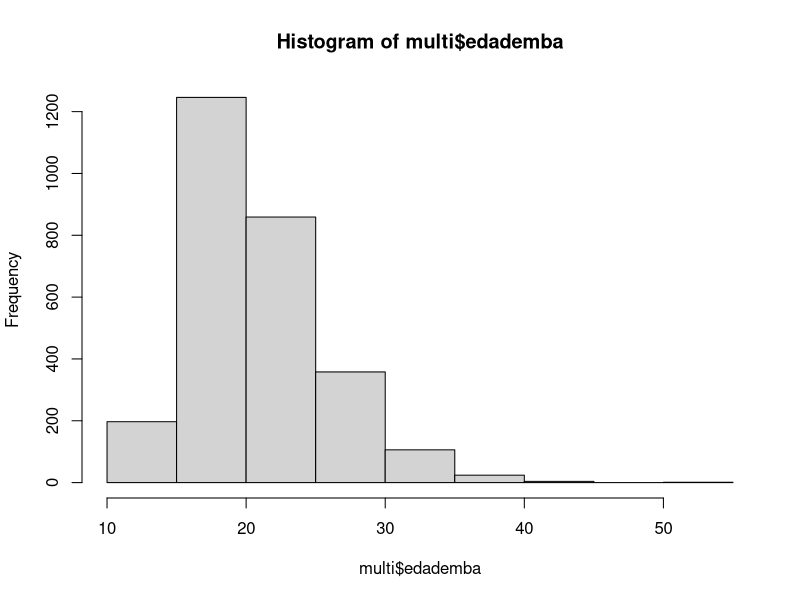
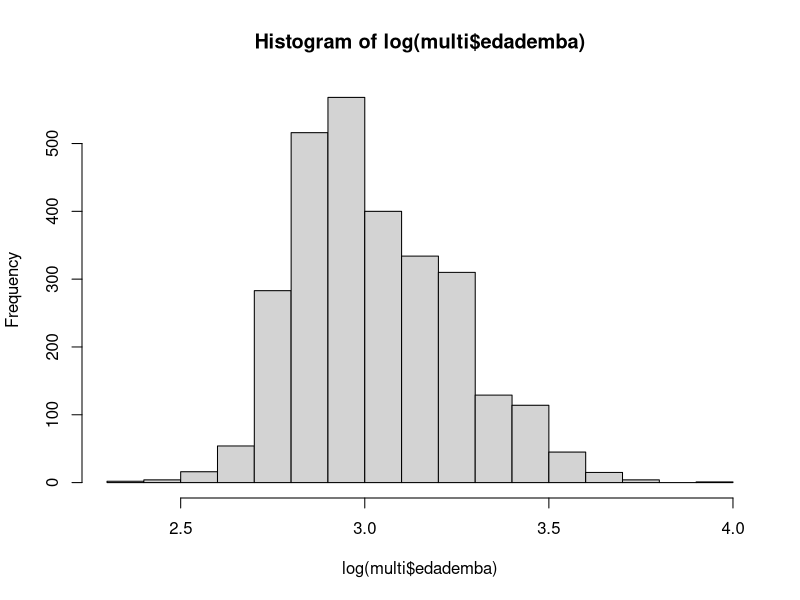

Generate these figures, in order, with R:
# get data
setwd("c:/Juan/CREAL/GitHub/R_course/Data_for_exercises/")
multi <- read.delim("multicentric.txt", na.strings = c(" ", "", NA))

# normalidad
hist(multi$edademba)
hist(log(multi$edademba))

ks.test(log(multi$edademba), "pnorm")

# test
wilcox.test(edademba ~ status, data=multi)
wilcox.test(nembara ~ status, data=multi)

# test
tt <- with(multi, table(vph, status))
tt
chisq.test(tt)

tt <- with(multi, table(pais, status))
tt
chisq.test(tt)


# confusión
wilcox.test(nembara ~ vph, data=multi)
